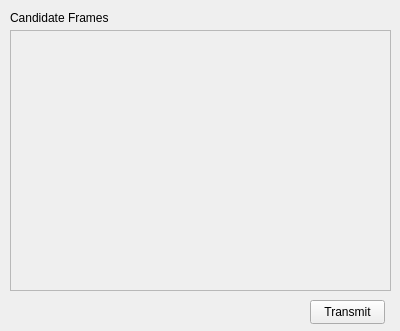
<?xml version="1.0" encoding="UTF-8"?>
<ui version="4.0">
 <class>BusView</class>
 <widget class="QWidget" name="BusView">
  <property name="geometry">
   <rect>
    <x>0</x>
    <y>0</y>
    <width>400</width>
    <height>331</height>
   </rect>
  </property>
  <property name="windowTitle">
   <string>Form</string>
  </property>
  <widget class="QScrollArea" name="scrollArea">
   <property name="geometry">
    <rect>
     <x>10</x>
     <y>30</y>
     <width>381</width>
     <height>261</height>
    </rect>
   </property>
   <property name="widgetResizable">
    <bool>true</bool>
   </property>
   <widget class="QWidget" name="scrollAreaWidgetContents">
    <property name="geometry">
     <rect>
      <x>0</x>
      <y>0</y>
      <width>379</width>
      <height>259</height>
     </rect>
    </property>
   </widget>
  </widget>
  <widget class="QLabel" name="candFramesLabel">
   <property name="geometry">
    <rect>
     <x>10</x>
     <y>10</y>
     <width>111</width>
     <height>16</height>
    </rect>
   </property>
   <property name="text">
    <string>Candidate Frames</string>
   </property>
  </widget>
  <widget class="QPushButton" name="transmitButton">
   <property name="geometry">
    <rect>
     <x>310</x>
     <y>300</y>
     <width>75</width>
     <height>24</height>
    </rect>
   </property>
   <property name="text">
    <string>Transmit</string>
   </property>
  </widget>
 </widget>
 <resources/>
 <connections/>
</ui>
